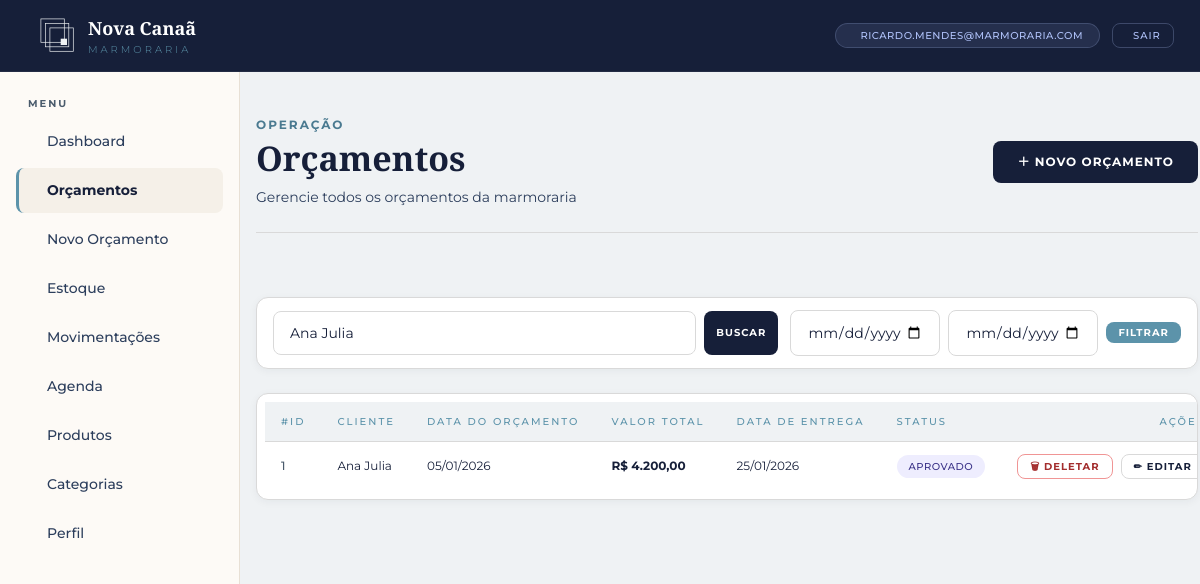
/front/view/Orcamentos.php?busca=Ana Julia (signed in), run on the app's committed database.
### tables this page shows
CREATE TABLE `usuario` (
  `id_usuario` int(11) NOT NULL,
  `email_usuario` varchar(100) DEFAULT NULL,
  `cd_senha` varchar(255) NOT NULL,
  `tp_usuario` enum('Administrador','Vendedor') NOT NULL
);

CREATE TABLE `orcamento` (
  `id_orcamento` int(11) NOT NULL,
  `cd_cliente` int(11) NOT NULL,
  `dt_pedido` date NOT NULL DEFAULT curdate(),
  `vl_total` decimal(10,2) NOT NULL,
  `ds_descricao` text NOT NULL,
  `acabamento` varchar(30) NOT NULL,
  `id_pedra` int(11) NOT NULL,
  `nm_cuba` varchar(30) DEFAULT NULL,
  `vista` varchar(30) DEFAULT NULL,
  `saia` varchar(30) DEFAULT NULL,
  `dt_entrega` date DEFAULT NULL,
  `st_orcamento` enum('Aberto','Aprovado','Cancelado','Finalizado') NOT NULL DEFAULT 'Aberto'
);

CREATE TABLE `cliente` (
  `cd_cliente` int(11) NOT NULL,
  `nm_cliente` varchar(255) NOT NULL,
  `cd_telefone` varchar(20) DEFAULT NULL,
  `nm_endereco` varchar(255) DEFAULT NULL
);

### front/view/includes/usuario.php (called while the page is built, shortened)
<?php
require_once __DIR__ . '/../../../back/config/database.php';
require_once __DIR__ . '/../../../back/models/Usuario.php';
require_once __DIR__ . '/../../../back/models/Orcamento.php';
$logado = $_SESSION['usuario'];
$idUsuario = $logado['id_usuario'];
$modelU = new Usuario($pdo);
$usuario = $modelU->getPerfil($idUsuario);

### back/models/Model.php (called while the page is built, shortened)
<?php
abstract class Model implements ICrud
{
    public function __construct(PDO $PDO, $table)
    {
        $this->_PDO = $PDO;
    }
}
?>

### back/models/Usuario.php (called while the page is built, shortened)
<?php
class Usuario extends Pessoa implements IAutenticavel
{
    public function getPerfil($idUsuario): string
    {
    $sql = "SELECT u.email_usuario, u.tp_usuario FROM usuario u WHERE u.id_usuario = :id";
        $stmt = $this->_PDO->prepare($sql);
        $stmt->bindValue(':id', $idUsuario);
        $stmt->execute();
        $dados = $stmt->fetch(PDO::FETCH_ASSOC);
        if ($dados) {
            $this->email = $dados['email_usuario'];
            $this->tp_usuario = $dados['tp_usuario'];
            return "
                <tr>
                    <th>Email:</th>
                    <td>{$this->email}</td>
                </tr>
                <tr>
                    <th>Tipo de Usuario:</th>
                    <td>{$this->tp_usuario}</td>
                </tr>
            ";
        }
        return "<tr><td colspan='2'>Usuário não encontrado</td></tr>";
    }
}

### front/view/includes/filtrosOrcamento.php (called while the page is built)
<?php
require_once '../../back/config/database.php';
require_once '../../back/models/Orcamento.php';
$model = new Orcamento($pdo);
$busca = $_GET['busca'] ?? '';
$dataInicio = $_GET['dataInicio'] ?? '';
$dataFim = $_GET['dataFim'] ?? '';
$orcamentos = $model->listarComFiltros($busca, $dataInicio, $dataFim);
?>

### back/models/Orcamento.php (called while the page is built, shortened)
<?php
require_once 'Model.php';
class Orcamento extends Model implements IRelatorio
{
    public function listarComFiltros(string $busca = '', string $dataInicio = '', string $dataFim = ''): array
    {
        $sql = "SELECT
                    o.id_orcamento,
                    o.cd_cliente,
                    c.nm_cliente,
                    c.cd_telefone,
                    c.nm_endereco,
                    o.dt_pedido,
                    o.vl_total,
                    o.dt_entrega,
                    o.st_orcamento,
                    o.ds_descricao,
                    o.acabamento,
                    o.id_pedra,
                    o.nm_cuba,
                    o.vista,
                    o.saia,
                    p.vl_pagamento_entrada,
                    p.dt_pagamento_entrada,
                    p.vl_pagamento_saida,
                    p.dt_pagamento_saida,
                    v.nm_vendedor
                FROM orcamento o
                JOIN cliente c USING(cd_cliente)
                LEFT JOIN pagamento pg ON pg.id_orcamento = o.id_orcamento
                LEFT JOIN vendedor v ON v.id_vendedor = (
                    SELECT id_vendedor FROM venda WHERE id_orcamento = o.id_orcamento LIMIT 1
                )
                LEFT JOIN (
                    SELECT id_orcamento,
                           vl_pagamento_entrada,
                           dt_pagamento_entrada,
                           vl_pagamento_saida,
                           dt_pagamento_saida
                    FROM pagamento
                ) p ON p.id_orcamento = o.id_orcamento
                WHERE 1=1";
        $params = [];
        if (!empty($busca)) {
            $sql .= " AND c.nm_cliente LIKE :busca";
            $params['busca'] = "%{$busca}%";
        }
        $sql .= " ORDER BY o.dt_pedido DESC";
        $stmt = $this->_PDO->prepare($sql);
        $stmt->execute($params);
        return $stmt->fetchAll(PDO::FETCH_ASSOC);
    }
}
?>

### front/view/Orcamentos.php (the view, shortened to what this page needs)
<?php
$paginaAtiva = 'orcamentos';
$cssExtra = '../assets/css/orc.css';
include './includes/usuario.php';
include './includes/filtrosOrcamento.php';
include './includes/layout.php';
?>
<div class="page-header">
    <div>
        <div class="page-eyebrow">Operação</div>
        <h1 class="page-title">Orçamentos</h1>
        <p class="page-desc">Gerencie todos os orçamentos da marmoraria</p>
    </div>
    <a href="NovoOrcamento.php" class="btn btn-primary">＋ Novo Orçamento</a>
</div>
<div class="card" style="padding: 12px 16px;">
    <div style="display:flex; gap:12px; flex-wrap:wrap; align-items:center;">
        <form method="GET" id="clienteForm" style="display:flex; gap:8px; flex:1; min-width:200px;">
            <input class="form-input" style="flex:1;" type="text" name="busca"
                   placeholder="Buscar cliente..." value="<?= htmlspecialchars($_GET['busca'] ?? '') ?>">
            <button type="submit" class="btn btn-primary btn-sm">Buscar</button>
        </form>
        <form method="GET" id="formPeriodo" style="display:flex; gap:8px; align-items:center; flex-wrap:wrap;">
            <input class="form-input" type="date" name="dataInicio"
                   value="<?= htmlspecialchars($_GET['dataInicio'] ?? '') ?>" style="width:150px;">
            <input class="form-input" type="date" name="dataFim"
                   value="<?= htmlspecialchars($_GET['dataFim'] ?? '') ?>" style="width:150px;">
            <button type="submit" class="btn btn-accent btn-sm">Filtrar</button>
        </form>
    </div>
</div>
<div class="card">
    <table class="table">
        <thead>
            <tr>
                <th style="width:60px;">#ID</th>
                <th>Cliente</th>
                <th>Data do Orçamento</th>
                <th>Valor Total</th>
                <th>Data de Entrega</th>
                <th>Status</th>
                <th style="text-align:right;">Ações</th>
            </tr>
        </thead>
        <tbody>
            <?php foreach ($orcamentos as $orc): ?>
                <tr class="row-clicavel"
                    style="cursor:pointer;"
                    onclick="document.getElementById('ver-<?= $orc['id_orcamento'] ?>').classList.add('open')"
                    title="Ver detalhes">
                    <td class="col-id"><?= $orc['id_orcamento'] ?></td>
                    <td><?= htmlspecialchars($orc['nm_cliente'] ?? '—') ?></td>
                    <td><?= date('d/m/Y', strtotime($orc['dt_pedido'])) ?></td>
                    <td><strong>R$ <?= number_format($orc['vl_total'], 2, ',', '.') ?></strong></td>
                    <td><?= date('d/m/Y', strtotime($orc['dt_entrega'])) ?></td>
                    <td>
                        <span class="badge <?= match($orc['st_orcamento']) {
                            'Aberto'    => 'badge-aberto',
                            'Aprovado'  => 'badge-aprovado',
                            'Cancelado' => 'badge-cancelado',
                            'Finalizado'=> 'badge-finalizado',
                            default     => 'badge-aberto'
                        } ?>"><?= $orc['st_orcamento'] ?></span>
                    </td>
                    <td onclick="event.stopPropagation()">
                        <div class="actions">
                            <a class="btn btn-danger btn-sm"
                               href="../../back/controller/OrcamentoController.php?acao=deletar&idOrcamento=<?= $orc['id_orcamento'] ?>&cdCliente=<?= $orc['cd_cliente'] ?>"
                               onclick="return confirm('Deseja deletar este orçamento?')">🗑 Deletar</a>
                            <button class="btn btn-secondary btn-sm"
                                onclick="document.getElementById('editar-<?= $orc['id_orcamento'] ?>').classList.add('open')">
                                ✏ Editar
                            </button>
                        </div>
                    </td>
                </tr>
            <?php endforeach; ?>
        </tbody>
    </table>
</div>
</main>
</div>
</body>
</html>

### front/view/includes/layout.php (shortened to what this page needs)
<!DOCTYPE html>
<html lang="pt-br">
<head>
        <link rel="stylesheet" href="../assets/css/base.css">
        <link rel="stylesheet" href="../assets/css/rubia.css">
        <?php if (!empty($cssExtra)): ?>
                <link rel="stylesheet" href="<?= $cssExtra ?>">
        <?php endif; ?>
        <link rel="stylesheet" href="https://cdn.jsdelivr.net/npm/@tabler/icons-webfont@latest/tabler-icons.min.css">
</head>
<body>
        <div class="app">
                <header class="header">
                        <a href="Dashboard.php" class="logo">
                                <div class="title-header">
                                        Nova Canaã
                                        <small>Marmoraria</small>
                                </div>
                        </a>
                        <div class="header-user-group">
                                <a href="Perfil.php" class="user">
                                        <?= $logado['email_usuario'] ?>
                                </a>
                                <a href="?acao=logout" class="btn-logout">
                                        Sair
                                </a>
                        </div>
                </header>
                <aside class="sidebar">
                        <div class="nav-label">Menu</div>
                        <a href="Dashboard.php" class="nav-item <?= $paginaAtiva === 'dashboard' ? 'active' : '' ?>"> Dashboard</a>
                        <a href="Orcamentos.php"
                                class="nav-item <?= $paginaAtiva === 'orcamentos' ? 'active' : '' ?>"> Orçamentos</a>
                        <a href="NovoOrcamento.php"
                                class="nav-item <?= $paginaAtiva === 'novoorcamento' ? 'active' : '' ?>"> Novo Orçamento</a>
                        <a href="Estoque.php" class="nav-item <?= $paginaAtiva === 'estoque' ? 'active' : '' ?>"> Estoque</a>
                        <a href="MovimentacoesEstoque.php"
                                class="nav-item <?= $paginaAtiva === 'movimentacoesestoque' ? 'active' : '' ?>"> Movimentações</a>
                        <a href="Agenda.php" class="nav-item <?= $paginaAtiva === 'agenda' ? 'active' : '' ?>"> Agenda</a>
                        <a href="Produtos.php" class="nav-item <?= $paginaAtiva === 'produtos' ? 'active' : '' ?>"> Produtos</a>
                        <a href="Categorias.php"
                                class="nav-item <?= $paginaAtiva === 'categorias' ? 'active' : '' ?>"> Categorias</a>
                        <a href="Perfil.php" class="nav-item <?= $paginaAtiva === 'perfil' ? 'active' : '' ?>"> Perfil</a>
                </aside>
                <main>

### front/assets/css/rubia.css (style rules this page uses)
.header-user-group { display: flex; align-items: center; gap: var(--space-md); }
.btn-logout { display: inline-flex; align-items: center; gap: var(--space-sm); padding: var(--space-xs) var(--space-md); background: transparent; color: var(--nevoa); border: 1px solid rgba(175, 193, 248, 0.25); border-radius: var(--radius-md); font-family: var(--sans); font-size: var(--text-xs); font-weight: var(--font-medium); letter-spacing: 1px; text-transform: uppercase; text-decoration: none; cursor: pointer; transition: background 0.2s, border-color 0.2s, color 0.2s; }
.header .user { cursor: pointer; text-decoration: none; }

### front/assets/css/orc.css (style rules this page uses)
body { background-color: var(--color-bg-soft) !important; }
main { width: min(1120px, calc(100% - 32px)); margin: 0 auto; padding: 44px 0 64px; display: flex; flex-direction: column; gap: var(--space-xl); }
.card { background: var(--color-bg); border-radius: var(--radius-lg); border: 1px solid var(--color-border); box-shadow: var(--shadow-soft); overflow: hidden; }
.card table { width: 100%; border-collapse: collapse; }
.card thead th { background: var(--color-bg-soft); padding: var(--space-md) var(--space-lg); font-size: var(--text-xs); font-weight: var(--font-medium); letter-spacing: 2px; text-transform: uppercase; color: var(--color-text-secondary); text-align: left; border-bottom: 1px solid var(--color-border); white-space: nowrap; }
.card tbody td { padding: var(--space-md) var(--space-lg); font-size: var(--text-sm); color: var(--color-text); border-bottom: 1px solid var(--color-border); vertical-align: middle; }
.card tbody tr:last-child td { border-bottom: none; }
.badge { display: inline-flex; align-items: center; padding: var(--space-xs) var(--space-md); border-radius: var(--radius-pill); font-size: var(--text-xs); font-weight: var(--font-medium); letter-spacing: 0.5px; text-transform: uppercase; white-space: nowrap; }
.badgebadge-aprovado, .badge-aprovado { background: #EEEDFE; color: #3C3489; }

### data on the page
usuario: email_usuario "RICARDO.MENDES@MARMORARIA.COM"
orcamento: id_orcamento "1", cd_cliente.nm_cliente "Ana Julia", dt_pedido "05/01/2026", vl_total "4.200,00", dt_entrega "25/01/2026", st_orcamento "APROVADO"
